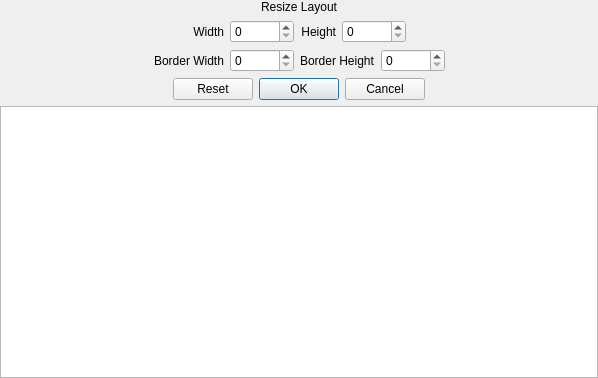
<?xml version="1.0" encoding="UTF-8"?>
<ui version="4.0">
 <class>ResizeLayoutPopup</class>
 <widget class="QDialog" name="ResizeLayoutPopup">
  <property name="geometry">
   <rect>
    <x>0</x>
    <y>0</y>
    <width>598</width>
    <height>378</height>
   </rect>
  </property>
  <property name="windowTitle">
   <string>Dialog</string>
  </property>
  <layout class="QGridLayout" name="gridLayout">
   <property name="leftMargin">
    <number>0</number>
   </property>
   <property name="topMargin">
    <number>0</number>
   </property>
   <property name="rightMargin">
    <number>0</number>
   </property>
   <property name="bottomMargin">
    <number>0</number>
   </property>
   <item row="0" column="0">
    <widget class="QLabel" name="label">
     <property name="text">
      <string>Resize Layout</string>
     </property>
     <property name="alignment">
      <set>Qt::AlignCenter</set>
     </property>
     <property name="margin">
      <number>8</number>
     </property>
    </widget>
   </item>
   <item row="3" column="0">
    <widget class="QDialogButtonBox" name="buttonBox">
     <property name="orientation">
      <enum>Qt::Horizontal</enum>
     </property>
     <property name="standardButtons">
      <set>QDialogButtonBox::Cancel|QDialogButtonBox::Ok|QDialogButtonBox::Reset</set>
     </property>
     <property name="centerButtons">
      <bool>true</bool>
     </property>
    </widget>
   </item>
   <item row="5" column="0">
    <widget class="QGraphicsView" name="graphicsView"/>
   </item>
   <item row="1" column="0">
    <widget class="QFrame" name="frame">
     <property name="frameShape">
      <enum>QFrame::NoFrame</enum>
     </property>
     <property name="frameShadow">
      <enum>QFrame::Raised</enum>
     </property>
     <layout class="QHBoxLayout" name="horizontalLayout_2">
      <property name="leftMargin">
       <number>0</number>
      </property>
      <property name="topMargin">
       <number>0</number>
      </property>
      <property name="rightMargin">
       <number>0</number>
      </property>
      <property name="bottomMargin">
       <number>0</number>
      </property>
      <item>
       <spacer name="horizontalSpacer">
        <property name="orientation">
         <enum>Qt::Horizontal</enum>
        </property>
        <property name="sizeHint" stdset="0">
         <size>
          <width>40</width>
          <height>20</height>
         </size>
        </property>
       </spacer>
      </item>
      <item>
       <widget class="QLabel" name="label_3">
        <property name="text">
         <string>Width</string>
        </property>
        <property name="alignment">
         <set>Qt::AlignRight|Qt::AlignTrailing|Qt::AlignVCenter</set>
        </property>
       </widget>
      </item>
      <item>
       <widget class="NoScrollSpinBox" name="spinBox_width">
        <property name="minimumSize">
         <size>
          <width>64</width>
          <height>0</height>
         </size>
        </property>
       </widget>
      </item>
      <item>
       <widget class="QLabel" name="label_2">
        <property name="text">
         <string>Height</string>
        </property>
        <property name="alignment">
         <set>Qt::AlignRight|Qt::AlignTrailing|Qt::AlignVCenter</set>
        </property>
       </widget>
      </item>
      <item>
       <widget class="NoScrollSpinBox" name="spinBox_height">
        <property name="minimumSize">
         <size>
          <width>64</width>
          <height>0</height>
         </size>
        </property>
       </widget>
      </item>
      <item>
       <spacer name="horizontalSpacer_3">
        <property name="orientation">
         <enum>Qt::Horizontal</enum>
        </property>
        <property name="sizeHint" stdset="0">
         <size>
          <width>40</width>
          <height>20</height>
         </size>
        </property>
       </spacer>
      </item>
     </layout>
    </widget>
   </item>
   <item row="2" column="0">
    <widget class="QFrame" name="frame_border">
     <property name="frameShape">
      <enum>QFrame::NoFrame</enum>
     </property>
     <property name="frameShadow">
      <enum>QFrame::Raised</enum>
     </property>
     <layout class="QHBoxLayout" name="horizontalLayout">
      <property name="leftMargin">
       <number>0</number>
      </property>
      <property name="topMargin">
       <number>0</number>
      </property>
      <property name="rightMargin">
       <number>0</number>
      </property>
      <property name="bottomMargin">
       <number>0</number>
      </property>
      <item>
       <spacer name="horizontalSpacer_2">
        <property name="orientation">
         <enum>Qt::Horizontal</enum>
        </property>
        <property name="sizeHint" stdset="0">
         <size>
          <width>40</width>
          <height>20</height>
         </size>
        </property>
       </spacer>
      </item>
      <item>
       <widget class="QLabel" name="label_4">
        <property name="text">
         <string>Border Width</string>
        </property>
       </widget>
      </item>
      <item>
       <widget class="NoScrollSpinBox" name="spinBox_borderWidth">
        <property name="minimumSize">
         <size>
          <width>64</width>
          <height>0</height>
         </size>
        </property>
       </widget>
      </item>
      <item>
       <widget class="QLabel" name="label_5">
        <property name="text">
         <string>Border Height</string>
        </property>
       </widget>
      </item>
      <item>
       <widget class="NoScrollSpinBox" name="spinBox_borderHeight">
        <property name="minimumSize">
         <size>
          <width>64</width>
          <height>0</height>
         </size>
        </property>
       </widget>
      </item>
      <item>
       <spacer name="horizontalSpacer_4">
        <property name="orientation">
         <enum>Qt::Horizontal</enum>
        </property>
        <property name="sizeHint" stdset="0">
         <size>
          <width>40</width>
          <height>20</height>
         </size>
        </property>
       </spacer>
      </item>
     </layout>
    </widget>
   </item>
  </layout>
 </widget>
 <customwidgets>
  <customwidget>
   <class>NoScrollSpinBox</class>
   <extends>QSpinBox</extends>
   <header>noscrollspinbox.h</header>
  </customwidget>
 </customwidgets>
 <resources/>
 <connections>
  <connection>
   <sender>buttonBox</sender>
   <signal>accepted()</signal>
   <receiver>ResizeLayoutPopup</receiver>
   <slot>accept()</slot>
   <hints>
    <hint type="sourcelabel">
     <x>248</x>
     <y>254</y>
    </hint>
    <hint type="destinationlabel">
     <x>157</x>
     <y>274</y>
    </hint>
   </hints>
  </connection>
  <connection>
   <sender>buttonBox</sender>
   <signal>rejected()</signal>
   <receiver>ResizeLayoutPopup</receiver>
   <slot>reject()</slot>
   <hints>
    <hint type="sourcelabel">
     <x>316</x>
     <y>260</y>
    </hint>
    <hint type="destinationlabel">
     <x>286</x>
     <y>274</y>
    </hint>
   </hints>
  </connection>
 </connections>
</ui>
